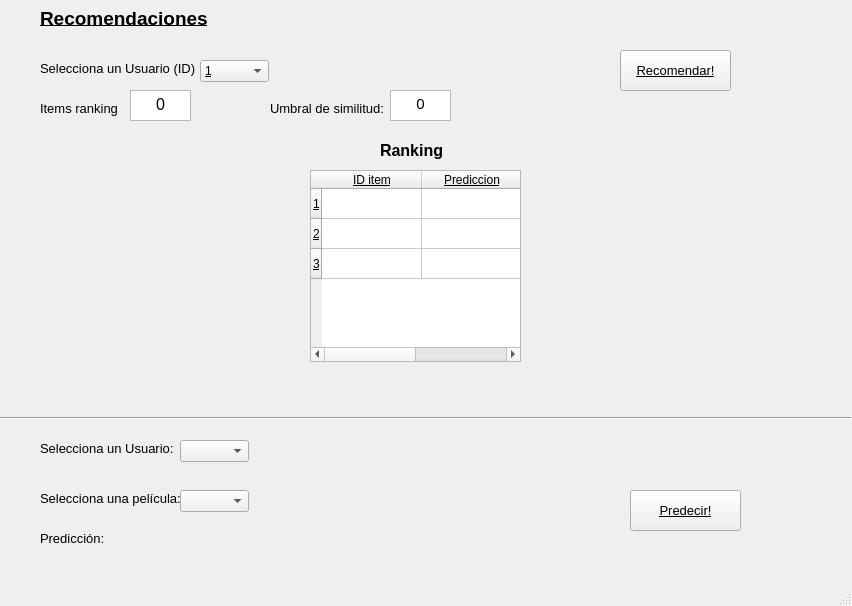
<?xml version="1.0" encoding="UTF-8"?>
<ui version="4.0">
 <class>MainWindow</class>
 <widget class="QMainWindow" name="MainWindow">
  <property name="geometry">
   <rect>
    <x>0</x>
    <y>0</y>
    <width>852</width>
    <height>606</height>
   </rect>
  </property>
  <property name="font">
   <font>
    <underline>true</underline>
   </font>
  </property>
  <property name="windowTitle">
   <string>MainWindow</string>
  </property>
  <widget class="QWidget" name="centralwidget">
   <widget class="QPushButton" name="Recomendar_Button">
    <property name="geometry">
     <rect>
      <x>620</x>
      <y>50</y>
      <width>111</width>
      <height>41</height>
     </rect>
    </property>
    <property name="font">
     <font>
      <pointsize>10</pointsize>
     </font>
    </property>
    <property name="text">
     <string>Recomendar!</string>
    </property>
   </widget>
   <widget class="QPushButton" name="Predecir_Button">
    <property name="geometry">
     <rect>
      <x>630</x>
      <y>490</y>
      <width>111</width>
      <height>41</height>
     </rect>
    </property>
    <property name="font">
     <font>
      <pointsize>10</pointsize>
     </font>
    </property>
    <property name="text">
     <string>Predecir!</string>
    </property>
   </widget>
   <widget class="Line" name="horizontal_line">
    <property name="geometry">
     <rect>
      <x>0</x>
      <y>410</y>
      <width>851</width>
      <height>16</height>
     </rect>
    </property>
    <property name="orientation">
     <enum>Qt::Horizontal</enum>
    </property>
   </widget>
   <widget class="QLabel" name="recomendaciones_label">
    <property name="geometry">
     <rect>
      <x>40</x>
      <y>10</y>
      <width>171</width>
      <height>16</height>
     </rect>
    </property>
    <property name="font">
     <font>
      <pointsize>14</pointsize>
      <weight>75</weight>
      <bold>true</bold>
      <underline>true</underline>
     </font>
    </property>
    <property name="text">
     <string>Recomendaciones</string>
    </property>
   </widget>
   <widget class="QLabel" name="items_ranking_label">
    <property name="geometry">
     <rect>
      <x>40</x>
      <y>100</y>
      <width>171</width>
      <height>16</height>
     </rect>
    </property>
    <property name="font">
     <font>
      <pointsize>10</pointsize>
      <weight>50</weight>
      <bold>false</bold>
      <underline>false</underline>
     </font>
    </property>
    <property name="text">
     <string>Items ranking</string>
    </property>
   </widget>
   <widget class="QLabel" name="selecciona_usuario_label">
    <property name="geometry">
     <rect>
      <x>40</x>
      <y>60</y>
      <width>171</width>
      <height>16</height>
     </rect>
    </property>
    <property name="font">
     <font>
      <pointsize>10</pointsize>
      <weight>50</weight>
      <bold>false</bold>
      <underline>false</underline>
     </font>
    </property>
    <property name="text">
     <string>Selecciona un Usuario (ID)</string>
    </property>
   </widget>
   <widget class="QLabel" name="selecciona_usuario_label_2">
    <property name="geometry">
     <rect>
      <x>40</x>
      <y>440</y>
      <width>171</width>
      <height>16</height>
     </rect>
    </property>
    <property name="font">
     <font>
      <pointsize>10</pointsize>
      <weight>50</weight>
      <bold>false</bold>
      <underline>false</underline>
     </font>
    </property>
    <property name="text">
     <string>Selecciona un Usuario:</string>
    </property>
   </widget>
   <widget class="QLabel" name="selecciona_peli_label">
    <property name="geometry">
     <rect>
      <x>40</x>
      <y>490</y>
      <width>171</width>
      <height>16</height>
     </rect>
    </property>
    <property name="font">
     <font>
      <pointsize>10</pointsize>
      <weight>50</weight>
      <bold>false</bold>
      <underline>false</underline>
     </font>
    </property>
    <property name="text">
     <string>Selecciona una película:</string>
    </property>
   </widget>
   <widget class="QLabel" name="prediccion_label">
    <property name="geometry">
     <rect>
      <x>40</x>
      <y>530</y>
      <width>171</width>
      <height>16</height>
     </rect>
    </property>
    <property name="font">
     <font>
      <pointsize>10</pointsize>
      <weight>50</weight>
      <bold>false</bold>
      <underline>false</underline>
     </font>
    </property>
    <property name="text">
     <string>Predicción:</string>
    </property>
   </widget>
   <widget class="QTextEdit" name="Items_ranking_textEdit">
    <property name="geometry">
     <rect>
      <x>390</x>
      <y>90</y>
      <width>61</width>
      <height>31</height>
     </rect>
    </property>
    <property name="font">
     <font>
      <underline>false</underline>
     </font>
    </property>
    <property name="html">
     <string>&lt;!DOCTYPE HTML PUBLIC &quot;-//W3C//DTD HTML 4.0//EN&quot; &quot;http://www.w3.org/TR/REC-html40/strict.dtd&quot;&gt;
&lt;html&gt;&lt;head&gt;&lt;meta name=&quot;qrichtext&quot; content=&quot;1&quot; /&gt;&lt;style type=&quot;text/css&quot;&gt;
p, li { white-space: pre-wrap; }
&lt;/style&gt;&lt;/head&gt;&lt;body style=&quot; font-family:'MS Shell Dlg 2'; font-size:8.25pt; font-weight:400; font-style:normal;&quot;&gt;
&lt;p align=&quot;center&quot; style=&quot; margin-top:0px; margin-bottom:0px; margin-left:0px; margin-right:0px; -qt-block-indent:0; text-indent:0px;&quot;&gt;&lt;span style=&quot; font-size:11pt;&quot;&gt;0&lt;/span&gt;&lt;/p&gt;&lt;/body&gt;&lt;/html&gt;</string>
    </property>
   </widget>
   <widget class="QLabel" name="umbral_similitud_label">
    <property name="geometry">
     <rect>
      <x>270</x>
      <y>100</y>
      <width>171</width>
      <height>16</height>
     </rect>
    </property>
    <property name="font">
     <font>
      <pointsize>10</pointsize>
      <weight>50</weight>
      <bold>false</bold>
      <underline>false</underline>
     </font>
    </property>
    <property name="text">
     <string>Umbral de similitud:</string>
    </property>
   </widget>
   <widget class="QTextEdit" name="umbral_similitud_textEdit">
    <property name="geometry">
     <rect>
      <x>130</x>
      <y>90</y>
      <width>61</width>
      <height>31</height>
     </rect>
    </property>
    <property name="font">
     <font>
      <underline>false</underline>
     </font>
    </property>
    <property name="html">
     <string>&lt;!DOCTYPE HTML PUBLIC &quot;-//W3C//DTD HTML 4.0//EN&quot; &quot;http://www.w3.org/TR/REC-html40/strict.dtd&quot;&gt;
&lt;html&gt;&lt;head&gt;&lt;meta name=&quot;qrichtext&quot; content=&quot;1&quot; /&gt;&lt;style type=&quot;text/css&quot;&gt;
p, li { white-space: pre-wrap; }
&lt;/style&gt;&lt;/head&gt;&lt;body style=&quot; font-family:'MS Shell Dlg 2'; font-size:8.25pt; font-weight:400; font-style:normal;&quot;&gt;
&lt;p align=&quot;center&quot; style=&quot; margin-top:0px; margin-bottom:0px; margin-left:0px; margin-right:0px; -qt-block-indent:0; text-indent:0px;&quot;&gt;&lt;span style=&quot; font-size:12pt;&quot;&gt;0&lt;/span&gt;&lt;/p&gt;&lt;/body&gt;&lt;/html&gt;</string>
    </property>
   </widget>
   <widget class="QComboBox" name="comboBox_Usuario1">
    <property name="geometry">
     <rect>
      <x>200</x>
      <y>60</y>
      <width>69</width>
      <height>22</height>
     </rect>
    </property>
    <item>
     <property name="text">
      <string>1</string>
     </property>
    </item>
    <item>
     <property name="text">
      <string>2</string>
     </property>
    </item>
    <item>
     <property name="text">
      <string>3</string>
     </property>
    </item>
    <item>
     <property name="text">
      <string>4</string>
     </property>
    </item>
    <item>
     <property name="text">
      <string>5</string>
     </property>
    </item>
    <item>
     <property name="text">
      <string>6</string>
     </property>
    </item>
   </widget>
   <widget class="QComboBox" name="comboBox_Usuario2">
    <property name="geometry">
     <rect>
      <x>180</x>
      <y>440</y>
      <width>69</width>
      <height>22</height>
     </rect>
    </property>
   </widget>
   <widget class="QLabel" name="ranking_label">
    <property name="geometry">
     <rect>
      <x>380</x>
      <y>140</y>
      <width>91</width>
      <height>21</height>
     </rect>
    </property>
    <property name="font">
     <font>
      <pointsize>12</pointsize>
      <weight>75</weight>
      <bold>true</bold>
      <underline>false</underline>
     </font>
    </property>
    <property name="text">
     <string>Ranking</string>
    </property>
   </widget>
   <widget class="QLabel" name="resultado_prediccion">
    <property name="geometry">
     <rect>
      <x>120</x>
      <y>530</y>
      <width>171</width>
      <height>16</height>
     </rect>
    </property>
    <property name="font">
     <font>
      <pointsize>12</pointsize>
      <weight>75</weight>
      <bold>true</bold>
      <underline>false</underline>
     </font>
    </property>
    <property name="text">
     <string/>
    </property>
   </widget>
   <widget class="QComboBox" name="comboBox_Pelicula">
    <property name="geometry">
     <rect>
      <x>180</x>
      <y>490</y>
      <width>69</width>
      <height>22</height>
     </rect>
    </property>
   </widget>
   <widget class="QTableWidget" name="tableWidget">
    <property name="geometry">
     <rect>
      <x>310</x>
      <y>170</y>
      <width>211</width>
      <height>192</height>
     </rect>
    </property>
    <row>
     <property name="text">
      <string>1</string>
     </property>
    </row>
    <row>
     <property name="text">
      <string>2</string>
     </property>
    </row>
    <row>
     <property name="text">
      <string>3</string>
     </property>
    </row>
    <column>
     <property name="text">
      <string>ID item</string>
     </property>
    </column>
    <column>
     <property name="text">
      <string>Prediccion</string>
     </property>
    </column>
   </widget>
  </widget>
  <widget class="QMenuBar" name="menubar">
   <property name="geometry">
    <rect>
     <x>0</x>
     <y>0</y>
     <width>852</width>
     <height>21</height>
    </rect>
   </property>
  </widget>
  <widget class="QStatusBar" name="statusbar"/>
 </widget>
 <resources/>
 <connections/>
</ui>
